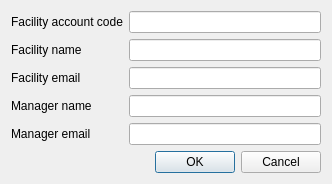
<?xml version="1.0" encoding="UTF-8"?>
<ui version="4.0">
 <class>Dialog</class>
 <widget class="QDialog" name="Dialog">
  <property name="geometry">
   <rect>
    <x>0</x>
    <y>0</y>
    <width>332</width>
    <height>159</height>
   </rect>
  </property>
  <property name="windowTitle">
   <string>Facility Settings</string>
  </property>
  <layout class="QGridLayout" name="gridLayout">
   <item row="4" column="1">
    <widget class="QLineEdit" name="manager_email">
     <property name="text">
      <string/>
     </property>
    </widget>
   </item>
   <item row="5" column="0" colspan="2">
    <layout class="QHBoxLayout" name="horizontalLayout_5">
     <item>
      <spacer name="horizontalSpacer">
       <property name="orientation">
        <enum>Qt::Horizontal</enum>
       </property>
       <property name="sizeHint" stdset="0">
        <size>
         <width>40</width>
         <height>20</height>
        </size>
       </property>
      </spacer>
     </item>
     <item>
      <widget class="QPushButton" name="facility_ok">
       <property name="text">
        <string>OK</string>
       </property>
      </widget>
     </item>
     <item>
      <widget class="QPushButton" name="facility_cancel">
       <property name="text">
        <string>Cancel</string>
       </property>
      </widget>
     </item>
    </layout>
   </item>
   <item row="2" column="0">
    <widget class="QLabel" name="label">
     <property name="text">
      <string>Facility email </string>
     </property>
    </widget>
   </item>
   <item row="1" column="0">
    <widget class="QLabel" name="label_4">
     <property name="text">
      <string>Facility name </string>
     </property>
    </widget>
   </item>
   <item row="1" column="1">
    <widget class="QLineEdit" name="facility_name">
     <property name="text">
      <string/>
     </property>
    </widget>
   </item>
   <item row="3" column="0">
    <widget class="QLabel" name="label_3">
     <property name="text">
      <string>Manager name </string>
     </property>
    </widget>
   </item>
   <item row="2" column="1">
    <widget class="QLineEdit" name="facility_email">
     <property name="text">
      <string/>
     </property>
    </widget>
   </item>
   <item row="3" column="1">
    <widget class="QLineEdit" name="manager_name">
     <property name="text">
      <string/>
     </property>
    </widget>
   </item>
   <item row="4" column="0">
    <widget class="QLabel" name="label_2">
     <property name="text">
      <string>Manager email </string>
     </property>
    </widget>
   </item>
   <item row="0" column="0">
    <widget class="QLabel" name="label_5">
     <property name="text">
      <string>Facility account code</string>
     </property>
    </widget>
   </item>
   <item row="0" column="1">
    <widget class="QLineEdit" name="facility_code"/>
   </item>
  </layout>
 </widget>
 <resources/>
 <connections/>
</ui>
